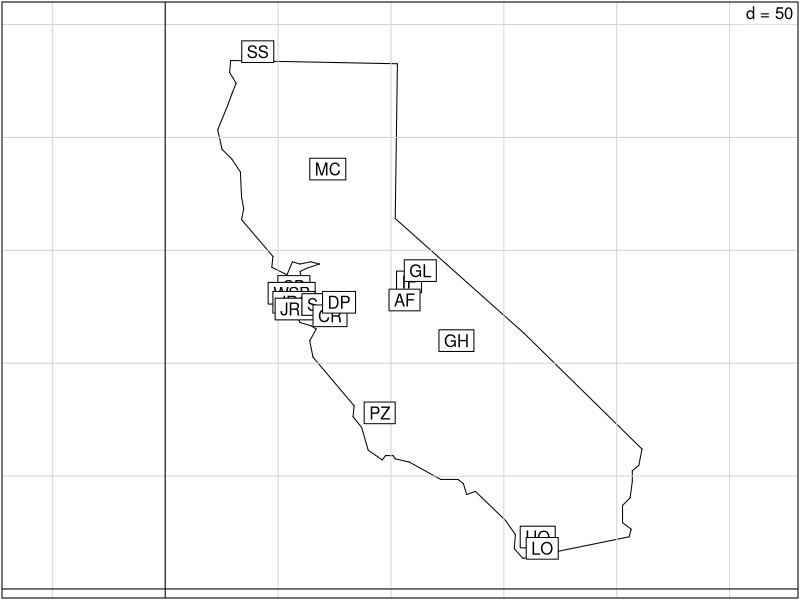
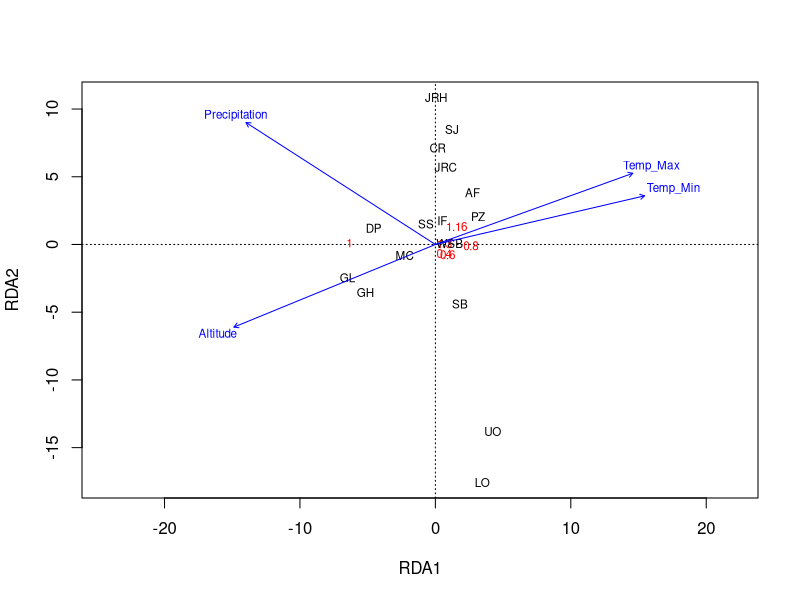
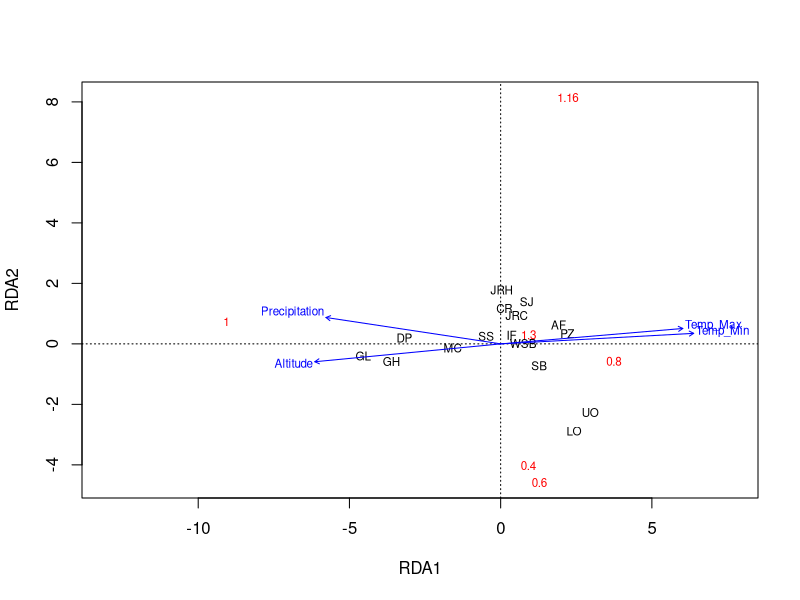
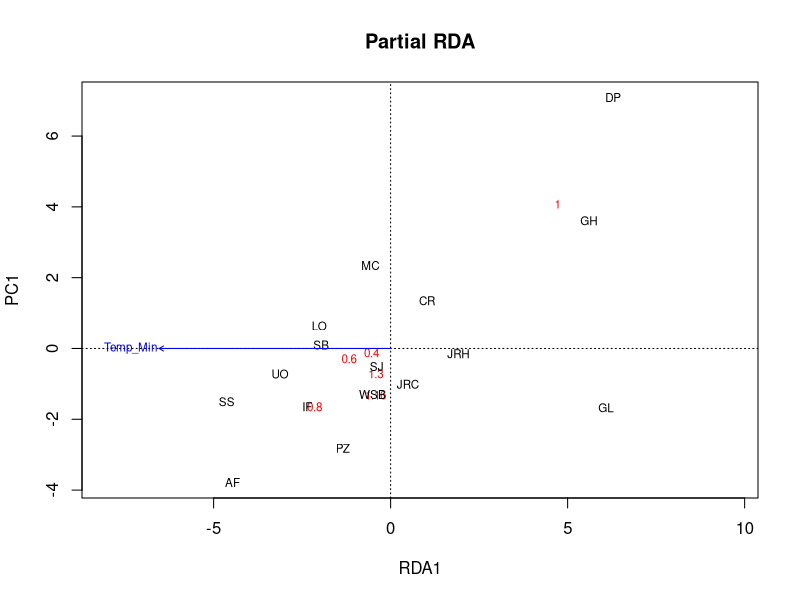
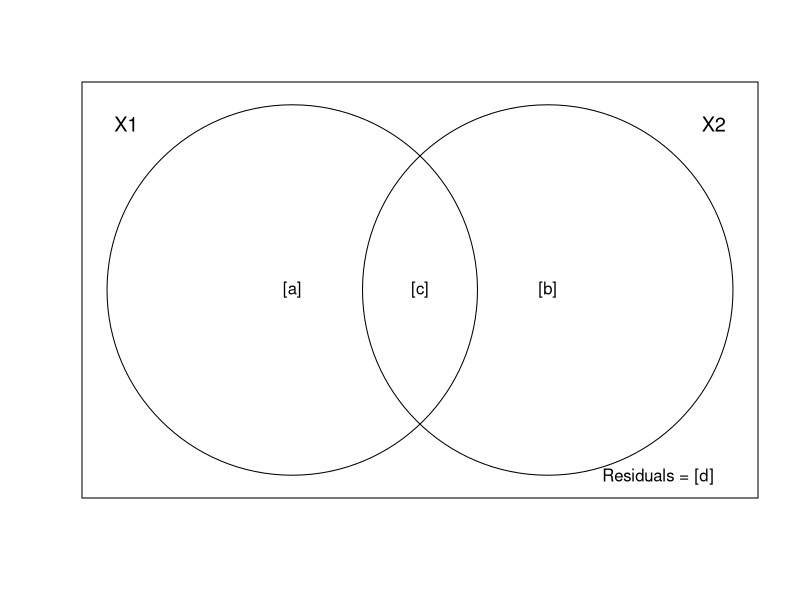

Reproduce these figures in R, in order. (Note: this script raises an error after producing the figures.)
# title: "Анализ избыточности (Redundancy analysis, RDA)"
# subtitle: "Анализ и визуализация многомерных данных с использованием R"
# author: Марина Варфоломеева, Вадим Хайтов


## Пример: генетика бабочек Euphydryas editha
# Частоты разных аллелей фосфоглюкоизомеразы и данные о факторах среды для 16 колоний бабочек _Euphydryas editha_ в Калифорнии и Орегоне
library(ade4)
data(butterfly)
s.label(butterfly$xy, contour = butterfly$contour, inc = FALSE)


## Структура данных
str(butterfly, max.level = 2, give.attr = FALSE, vec.len = 2)


## Создадим переменные с более короткими названиями для удобства
# частоты аллелей
gen <- butterfly$genet
head(gen, 3)
# переменные среды и географические координаты
env_geo <- cbind(butterfly$envir, butterfly$xy)
head(env_geo, 3)

dim(gen)
dim(env_geo)

## RDA в vegan
library(vegan)
bf_rda <- rda(gen ~ Altitude + Precipitation + Temp_Max + Temp_Min, data = env_geo)
summary(bf_rda)
## Собственные векторы, нагрузки переменных = “species scores”
scores(bf_rda, display = "species", choices = 1:5)

## Корреляции между откликами и предикторами
spenvcor(bf_rda)


## Визуализация ординации
## Триплот корреляций (scaling = 2): Какие переменные среды важнее всего?
plot(bf_rda, scaling = 2)
## Триплот расстояний (scaling = 1)
plot(bf_rda, scaling = 1)


# Проверка значимости ординации

## Общий тест
anova(bf_rda)
## Тест факторов, type I эффекты
anova(bf_rda, by = "term")
## Тест факторов, type III эффекты
anova(bf_rda, by = "mar")
## Тест значимости осей, ограниченных факторами
anova(bf_rda, by = "axis")



# Выбор оптимальной модели
m1 <-rda(gen ~ Altitude + Precipitation + Temp_Max + Temp_Min, data = env_geo)
m0 <- rda(gen ~ 1, data = env_geo)
set.seed(999)
m <- ordistep(m0, scope = formula(m1), permutations = 9999)
m$anova



# Частный анализ избыточности и компоненты объясненной инерции
## Делаем частный RDA: зависимость генетической структуры от среды с учетом географического положения
bf_prda_1 <- rda(gen ~ Temp_Min + Condition(x + y), data = env_geo)
anova(bf_prda_1) ## Пермутационный тест
## График ординации
plot(bf_prda_1, main = "Partial RDA")



# Компоненты объясненной изменчивости
showvarparts(2)



bf_prda_2 <- rda(gen ~ x + y + Condition(Temp_Min), data = env_geo)
bf_rda_full <- rda(gen ~ x + y + Temp_Min, data = env_geo)

# ## Задание: Найдите компоненты инерции
# 1. изменчивость, потенциально объяснимую средой и географией
# 2. изменчивость, связанную только со средой, но не с географией
# 3. изменчивость, связанную только с географией, но не со средой
# 4. изменчивость, объясненную одновременно средой и географией
### Подсказка: Смотрите на результаты разных RDA




## Компоненты изменчивости - сводим результаты вместе
comp <- data.frame(Inertia = c(I_env, I_geo, I_env_geo, I_total))
rownames(comp) <- c('Только среда', 'Только география', 'Среда и география вместе', 'Общая объяснимая инерция')
comp$Proportion <- comp$Inertia/sum(comp$Inertia[1:3]) * 100
colnames(comp) <- c('Инерция', '%')
comp
